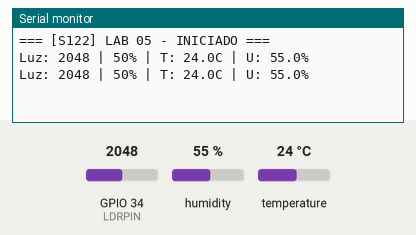
Recording of a sketch running on a simulated ESP32. On the bench: the last lines printed to the serial monitor. Inputs (shaded band) come from the test bench; at power-on: temperature 24 °C, GPIO 34 (LDRPIN) = 2048, humidity 55 %.

Above: at 2.8 s.
2.9 s: temperature set to 34.3 °C
At 4.5 s:
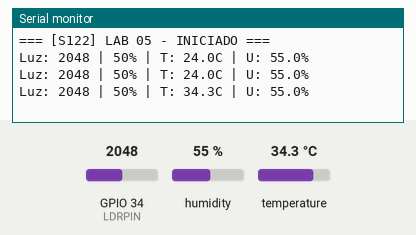
5.6 s: temperature set to 35.4 °C
At 7.4 s:
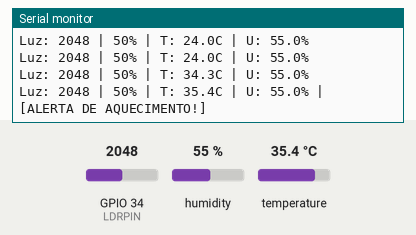

The sketch:

sketch.ino
```cpp
/**
 * LAB 05: Sensores e Serial (GABARITO / SOLUCAO)
 * UC S122 - Internet das Coisas | SENAI Porto Alegre
 *
 * Este arquivo contem o codigo completo consolidado
 * das etapas do laboratorio e o desafio proposto.
 */

// ========================================================
// DEFINICOES E CONSTANTES
// ========================================================
#include <DHT.h>

#define DHTPIN 15       // Pino de dados do DHT22
#define DHTTYPE DHT22   // Tipo do sensor
#define LDRPIN 34       // Pino analógico de entrada do LDR

DHT dht(DHTPIN, DHTTYPE); // Instanciação do objeto DHT

void setup() {
  Serial.begin(115200); // Inicia comunicacao Serial
  dht.begin();          // Inicializa o DHT
  Serial.println("\n=== [S122] LAB 05 - INICIADO ===");
}

void loop() {
  // ------------------------------------------------------
  // LEITURA DOS SENSORES
  // ------------------------------------------------------

  // Leitura analógica do LDR (0 a 4095)
  int luzRaw = analogRead(LDRPIN);

  // Leitura digital de temperatura e umidade
  float temp = dht.readTemperature();
  float umid = dht.readHumidity();

  // Validacao das leituras digitais
  if (isnan(temp) || isnan(umid)) {
    Serial.println("[ERRO] Falha no sensor DHT22!");
    delay(2000);
    return;
  }

  // ------------------------------------------------------
  // PROCESSAMENTO DE DADOS (NORMALIZACAO)
  // ------------------------------------------------------

  // O ADC do ESP32 tem resolucao de 12 bits (0 a 4095).
  // Mapeamos para luminosidade em % (0 a 100%).
  int luzPerc = map(luzRaw, 0, 4095, 0, 100);

  // --- SOLUCAO DO DESAFIO ---
  // Verifica se temperatura passou do limite critico
  bool alertaAtivo = false;
  if (temp > 35.0) {
    alertaAtivo = true;
  }

  // ------------------------------------------------------
  // EXIBICAO DOS DADOS (SAIDA SERIAL)
  // ------------------------------------------------------
  Serial.print("Luz: "); Serial.print(luzRaw);
  Serial.print(" | "); Serial.print(luzPerc);
  Serial.print("%");

  Serial.print(" | T: "); Serial.print(temp, 1);
  Serial.print("C | U: "); Serial.print(umid, 1);
  Serial.print("%");

  if (alertaAtivo) {
    Serial.print(" | [ALERTA DE AQUECIMENTO!]");
  }

  Serial.println();

  // O DHT necessita de 2 segs minimos entre leituras
  delay(2000);
}
```

Measured:
- the behaviour switches between 35 and 35.1 °C on temperature (found by bisection; images 1 and 2)
- after the input at 2.9 s, the serial monitor: prints a new line after 1.1 s (image 1)
- after the input at 5.6 s, the serial monitor: prints a new line after 0.42 s (image 2)
